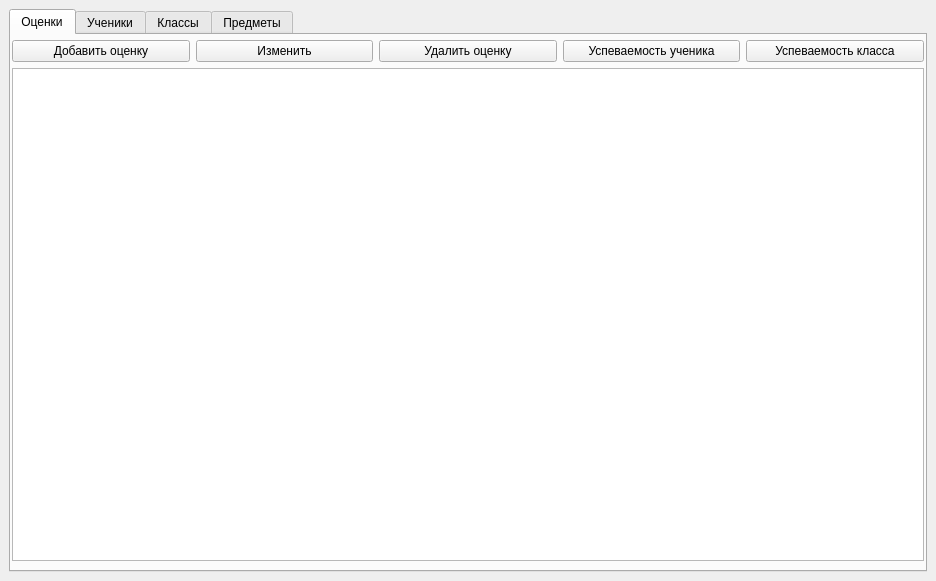
<?xml version="1.0" encoding="UTF-8"?>
<ui version="4.0">
 <class>MainWindow</class>
 <widget class="QMainWindow" name="MainWindow">
  <property name="geometry">
   <rect>
    <x>0</x>
    <y>0</y>
    <width>936</width>
    <height>581</height>
   </rect>
  </property>
  <property name="windowTitle">
   <string>Дневник</string>
  </property>
  <widget class="QWidget" name="centralwidget">
   <layout class="QHBoxLayout" name="horizontalLayout_5">
    <item>
     <widget class="QTabWidget" name="tabWidget">
      <property name="sizePolicy">
       <sizepolicy hsizetype="Expanding" vsizetype="Expanding">
        <horstretch>0</horstretch>
        <verstretch>0</verstretch>
       </sizepolicy>
      </property>
      <property name="currentIndex">
       <number>0</number>
      </property>
      <widget class="QWidget" name="tab">
       <attribute name="title">
        <string>Оценки</string>
       </attribute>
       <layout class="QVBoxLayout" name="verticalLayout">
        <property name="leftMargin">
         <number>1</number>
        </property>
        <property name="topMargin">
         <number>5</number>
        </property>
        <property name="rightMargin">
         <number>1</number>
        </property>
        <item>
         <layout class="QHBoxLayout" name="horizontalLayout">
          <item>
           <widget class="QPushButton" name="button_add_grade">
            <property name="enabled">
             <bool>true</bool>
            </property>
            <property name="sizePolicy">
             <sizepolicy hsizetype="Minimum" vsizetype="Fixed">
              <horstretch>0</horstretch>
              <verstretch>0</verstretch>
             </sizepolicy>
            </property>
            <property name="text">
             <string>Добавить оценку</string>
            </property>
           </widget>
          </item>
          <item>
           <widget class="QPushButton" name="button_change_grade">
            <property name="text">
             <string>Изменить</string>
            </property>
           </widget>
          </item>
          <item>
           <widget class="QPushButton" name="button_delete_grade">
            <property name="text">
             <string>Удалить оценку</string>
            </property>
           </widget>
          </item>
          <item>
           <widget class="QPushButton" name="button_student_record">
            <property name="text">
             <string>Успеваемость ученика</string>
            </property>
           </widget>
          </item>
          <item>
           <widget class="QPushButton" name="button_class_record">
            <property name="text">
             <string>Успеваемость класса</string>
            </property>
           </widget>
          </item>
         </layout>
        </item>
        <item>
         <widget class="QTableWidget" name="table_grades"/>
        </item>
       </layout>
      </widget>
      <widget class="QWidget" name="tab_2">
       <attribute name="title">
        <string>Ученики</string>
       </attribute>
       <layout class="QVBoxLayout" name="verticalLayout_2">
        <property name="leftMargin">
         <number>1</number>
        </property>
        <property name="topMargin">
         <number>5</number>
        </property>
        <property name="rightMargin">
         <number>1</number>
        </property>
        <item>
         <layout class="QHBoxLayout" name="horizontalLayout_2">
          <property name="rightMargin">
           <number>183</number>
          </property>
          <item>
           <widget class="QPushButton" name="button_add_student">
            <property name="text">
             <string>Добавить ученика</string>
            </property>
           </widget>
          </item>
          <item>
           <widget class="QPushButton" name="button_change_student">
            <property name="text">
             <string>Изменить</string>
            </property>
           </widget>
          </item>
          <item>
           <widget class="QPushButton" name="button_delete_student">
            <property name="text">
             <string>Удалить ученика</string>
            </property>
           </widget>
          </item>
          <item>
           <widget class="QPushButton" name="button_find_students">
            <property name="text">
             <string>Найти учеников</string>
            </property>
           </widget>
          </item>
         </layout>
        </item>
        <item>
         <widget class="QTableWidget" name="table_students"/>
        </item>
       </layout>
      </widget>
      <widget class="QWidget" name="tab_3">
       <attribute name="title">
        <string>Классы</string>
       </attribute>
       <layout class="QVBoxLayout" name="verticalLayout_4">
        <property name="leftMargin">
         <number>1</number>
        </property>
        <property name="topMargin">
         <number>5</number>
        </property>
        <property name="rightMargin">
         <number>1</number>
        </property>
        <item>
         <layout class="QHBoxLayout" name="horizontalLayout_3">
          <property name="rightMargin">
           <number>366</number>
          </property>
          <item>
           <widget class="QPushButton" name="button_add_class">
            <property name="text">
             <string>Добавить класс</string>
            </property>
           </widget>
          </item>
          <item>
           <widget class="QPushButton" name="button_change_class">
            <property name="text">
             <string>Изменить</string>
            </property>
           </widget>
          </item>
          <item>
           <widget class="QPushButton" name="button_delete_class">
            <property name="text">
             <string>Удалить класс</string>
            </property>
           </widget>
          </item>
         </layout>
        </item>
        <item>
         <widget class="QTableWidget" name="table_classes"/>
        </item>
       </layout>
      </widget>
      <widget class="QWidget" name="tab_4">
       <attribute name="title">
        <string>Предметы</string>
       </attribute>
       <layout class="QVBoxLayout" name="verticalLayout_3">
        <property name="leftMargin">
         <number>1</number>
        </property>
        <property name="topMargin">
         <number>5</number>
        </property>
        <property name="rightMargin">
         <number>1</number>
        </property>
        <item>
         <layout class="QHBoxLayout" name="horizontalLayout_4">
          <property name="rightMargin">
           <number>366</number>
          </property>
          <item>
           <widget class="QPushButton" name="button_add_subject">
            <property name="text">
             <string>Добавить предмет</string>
            </property>
           </widget>
          </item>
          <item>
           <widget class="QPushButton" name="button_change_subject">
            <property name="text">
             <string>Изменить</string>
            </property>
           </widget>
          </item>
          <item>
           <widget class="QPushButton" name="button_delete_subject">
            <property name="text">
             <string>Удалить предмет</string>
            </property>
           </widget>
          </item>
         </layout>
        </item>
        <item>
         <widget class="QTableWidget" name="table_subjects"/>
        </item>
       </layout>
      </widget>
     </widget>
    </item>
   </layout>
  </widget>
 </widget>
 <resources/>
 <connections/>
</ui>
